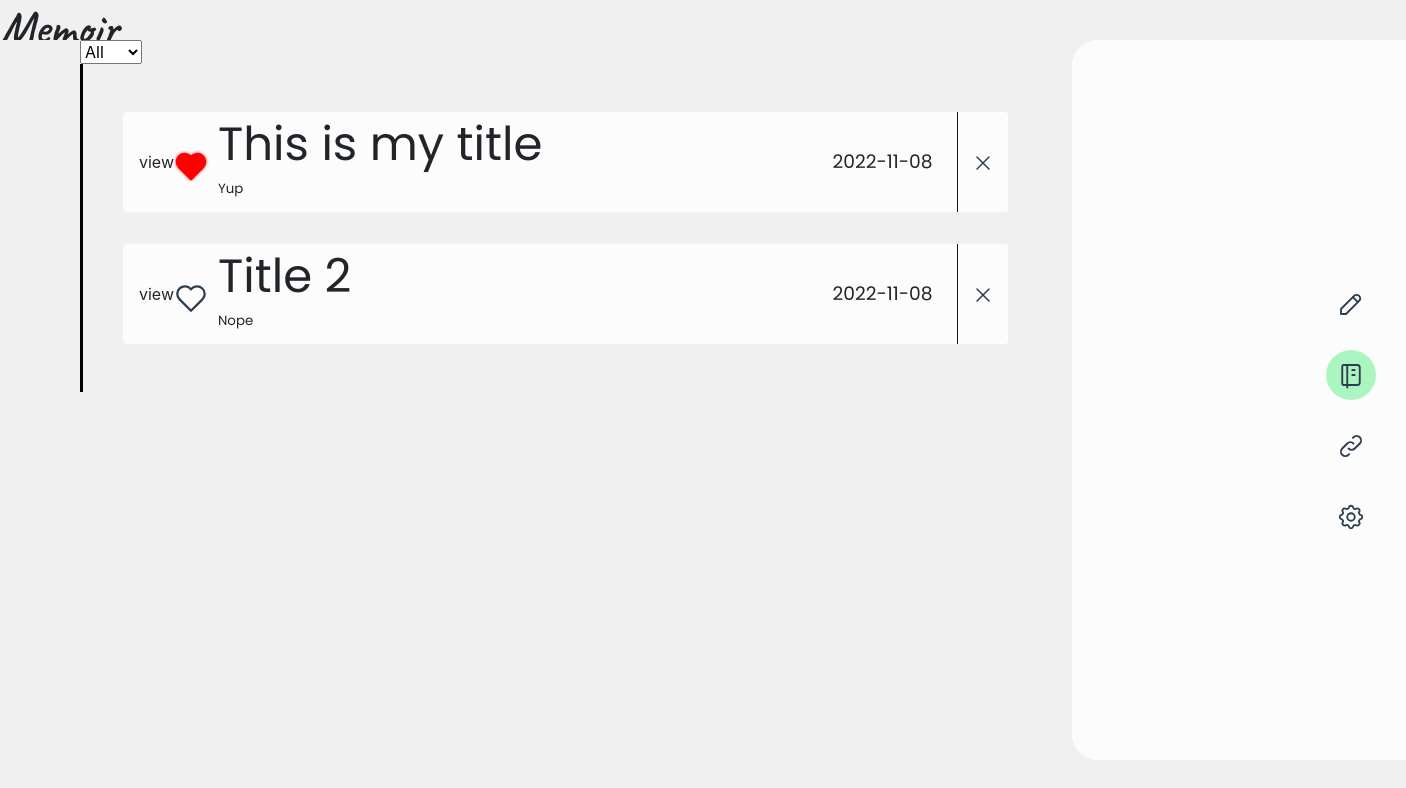
Page / (signed in) on the earlier database version.
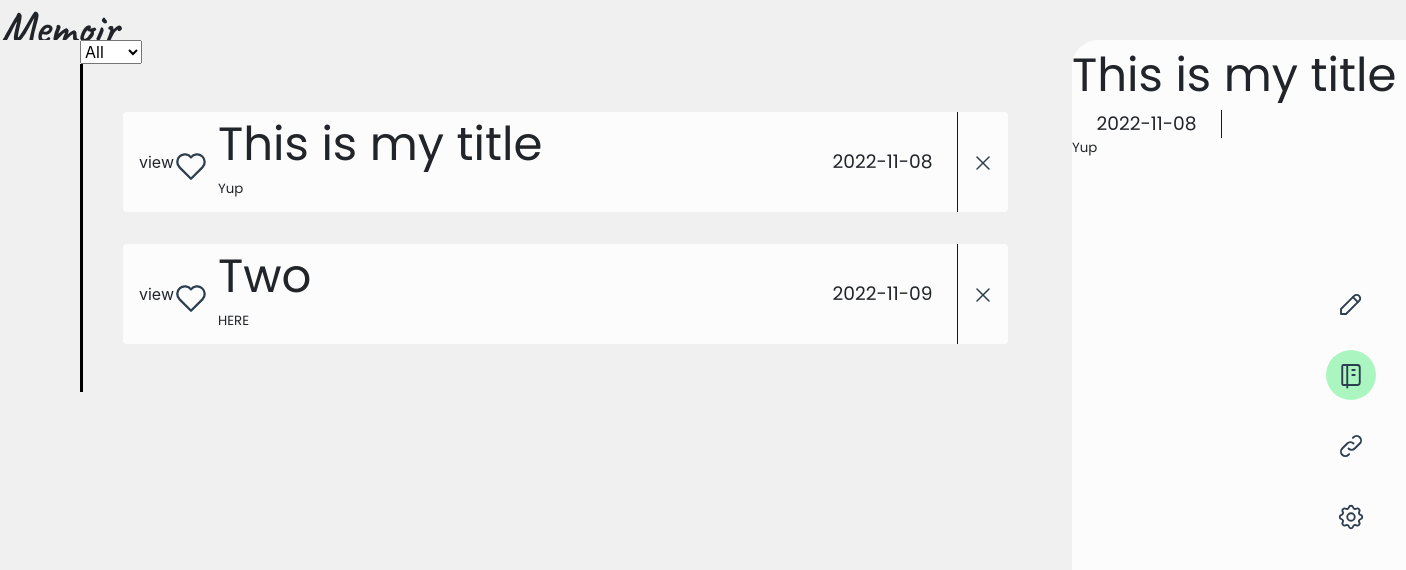
Same page on the later database version.
### Website/models.py (models this page shows)
class Note(db.Model):
    id = db.Column(db.Integer, primary_key=True)
    data = db.Column(db.String(100))
    body = db.Column(db.String(10000))
    date = db.Column(db.String(100))
    user_id = db.Column(db.Integer, db.ForeignKey('user.id'))
    remember = db.Column(db.Boolean, default = False)
    selected = db.Column(db.Boolean, default = False)

### Website/views.py (the view, shortened to what this page needs)
@views.route('/', methods=['GET', 'POST'])
@login_required
def home():
    return render_template("home.html", user=current_user)

### Website/__init__.py (called while the page is built)
def create_app():
    app = Flask(__name__)
    app.config['SECRET_KEY'] = 'qwertyuiop'
    app.config['SQLALCHEMY_DATABASE_URI'] = f'sqlite:///{DB_NAME}'
    db.init_app(app)
    from .views import views
    from.auth import auth
    app.register_blueprint(views, url_prefix='/')
    app.register_blueprint(auth, url_prefix='/')
    from .models import User, Note
    create_database(app)
    login_manager = LoginManager()
    login_manager.login_view = 'auth.login'
    login_manager.init_app(app)
    @login_manager.user_loader
    def load_user(id):
        return User.query.get(int(id))
    return app

### Website/templates/home.html (shortened to what this page needs)
{% extends "base.html" %}
{% block content %}
<div class="base">
<div class ="content">
    <div class="view tab-content is-active">
      <form class="sort" action="{{url_for('views.sort')}}" method="POST"  >
          <select name="sort" id="sort" onchange="this.form.submit()">
            {% if sort == False  %}
            <option value="{{False}}" selected>False</option>
            <option value ="{{True}}">True</option>
            <option value ="{{All}}" >All</option>
            {% elif sort == True %}
            <option value="{{False}}">False</option>
            <option value ="{{True}}" selected>True</option>
            <option value ="{{All}}">All</option>
            {% else %}
            <option value ="{{All}}"  selected>All</option>
            {% endif %}
          </select>
      </form>
        <ul class="note-list line" id="notes">
          {% for note in user.notes%}
            {% if note.remember == sort or (sort != True and sort != False) %}
              <li class="list-element" >
                <form action="{{url_for('views.show', noteid=note.id)}}" method="POST">
                  <button onclick="this.form.submit()">view</button>
                </form>
                <div class="favorite">
                  <form  action="{{url_for('views.favorite', noteid=note.id)}}" method="POST" name="heart">
                    <button class="shape" for="favorite"  onclick="this.form.submit()" >
                  </button>
                  </form>
                </div>
                <div class="list-element-grid">
                  <div class="title">{{note.data[:16]}}</div>
                  <p class="text-body"> {{note.body[:85]}} </p>
                </div>
                <div class="list-element-flex">
                  <div class="date"> {{note.date}}</div>
                  <div class = "v-flex">
                    <button type="button" class="button-delete" onClick="deleteNote({{ note.id }})">
                    </button>
                  </div>
                </div>
              </li>
            {% endif %}
          {% endfor %}
        </ul>
    </div>
  </div>
  <div class="display-entry">
  <div class="note-view">
    {% for note in user.notes %}
    {% if note.selected == true %}
    <div class="list-element-grid">
      <div class="title">{{note.data[:16]}}</div>
      <div class="date">{{note.date}}</div>
      <p class="text-body"> {{note.body[:85]}} </p>
    </div>
    {% endif %}
    {% endfor %}
  </div>
  </div>
  <div class="tab-list">
    <div id="write" class="tab">
      </div>
       <div id="view" class="tab is-active">
      </div>
      <div id="connection" class="tab">
      </div>
      <div id="settings" class="tab">
      </div>
  </div>
</div>
{% endblock %}

### Website/templates/base.html (shortened to what this page needs)
<!DOCTYPE html>
<html>
<head>
    <link rel="stylesheet" href="https://cdn.jsdelivr.net/npm/bootstrap@4.3.1/dist/css/bootstrap.min.css"
>
    <link rel="stylesheet"
        href="https://cdn.jsdelivr.net/npm/@fortawesome/fontawesome-free@5.15.4/css/fontawesome.min.css"
>
    <link rel="stylesheet" type="text/css" href="static/base.css">
</head>
<body>
    <h1>Memoir</h1>
    <div class="navbar" id="navbar">
        {% if user.is_authenticated %}
        <div class="nav-item">
            <a class="" id="home" href="/">Home</a>
        </div>
        <div class="nav-item">
            <a class="" id="logout" href="/logout">Logout</a>
        </div>
        {% endif %}
    </div>
    {% block content %}
    {% endblock %}
</body>
</html>

### Website/static/base.css (style rules this page uses)
:root { --white: rgb(240, 240, 240); --bwhite: rgb(252, 252, 252); --black: rgb(23, 23, 23); --mint: rgba(145, 245, 173, .75); --hover: rgb(230, 230, 230); --font-main: 'Poppins', sans-serif; --font-cursive: 'Caveat', cursive; --font-bold: 600; --font-thin: 400; --font-large: 35pt; --font-medium: 25pt; --font-normal: 14pt; --font-small: 10pt; }
h1 { font-family: var(--font-cursive); font-weight: var(--font-bold); font-size: var(--font-large); }
.navbar { display: flex; justify-content: center; gap: 5em; }
a, a:hover, a:focus { color: var(--black); text-decoration: none; font-family: var(--font-main); font-size: var(--font-normal); font-weight: 400; font-style: normal; }
.nav-item { background-color: var(--bwhite); padding-top: .5em; padding-bottom: .5em; padding-inline: 3px; border-radius: .5vh; }
body { background-color: var(--white); }
.base { width: 100%; padding-left: 5rem; gap: 2rem; min-height: 45rem; position: absolute; left: 50%; top: 50%; transform: translate(-50%, -50%); display: flex; background-color: var(--white); }
.content { height: inherit; min-width: 60rem; }
.display-entry { width: 60rem; background-color: var(--bwhite); border-radius: 26px 0px 0px 26px; }
.favorite { position: relative; transform: scale(.83, .83); top: 3px; left: -5px; }
svg { transition: all 150ms ease-out; }
button { all: unset; }
.tab-list { z-index: 1; position: fixed; top: 1em; left: calc(100% - 5em); height: 100%; display: flex; justify-content: center; flex-direction: column; }
.tab-content { display: none; max-height: inherit; }
.tab-content.is-active { display: block; max-height: inherit; position: inherit; }
.tab { display: flex; background-color: var(--bwhite); margin: 1em 0; border-radius: 50%; width: 50px; height: 50px; box-shadow: none; margin-top: 5px; justify-content: center; align-items: center; transition: all 300ms; }
.tab>svg { width: 30px; height: 30px; }
.tab.is-active { background-color: var(--mint); }
.view { overflow: scroll; height: 45rem; }
.note-list { overflow: scroll; max-height: inherit; }
.list-element { grid-area: 1; display: flex; align-items: center; list-style-type: none; background-color: var(--bwhite); padding-left: 1em; margin: 2em 2em 2em 0em; border-radius: .5vh; height: 100px; transition: all 300ms; }
.list-element:before { top: -20px; left: 0; background-color: red; position: absolute; height: 25%; width: 5%; border-bottom-left-radius: 50%; }
.title { font-family: var(--font-main); font-weight: var(--font-thin); font-size: var(--font-large); white-space: nowrap; }
.text-body { font-family: var(--font-main); font-weight: var(--font-thin); font-size: var(--font-small); white-space: nowrap; }
.list-element-flex { position: relative; display: flex; justify-content: flex-end; height: 100%; width: 100%; }
.date { display: flex; border-right: 1px solid var(--black); height: 100%; min-width: 150px; max-width: 20%; font-family: var(--font-main); font-weight: var(--font-thin); font-size: var(--font-normal); justify-content: center; align-items: center; ; }
.button-delete { border: none; border-radius: 0 .5vh .5vh 0; background-color: var(--bwhite); text-align: center; width: 50px; height: 100%; }
.line { padding-top: 1rem; padding-bottom: 1rem; border-left: 3px black solid; stroke: red; stroke: 5px; stroke-linecap: round; }

Differences in the rows shown:
removed Note: data "Title 2", body "Nope", date "2022-11-08", shown under "Memoir"
now on one of the page's lists (row edited): Note: data "This is my title", date "2022-11-08", body "Yup"
changed Note "This is my title": remember True → False (drawn)
added Note: data "Two", body "HERE", date "2022-11-09", shown under "Memoir"
